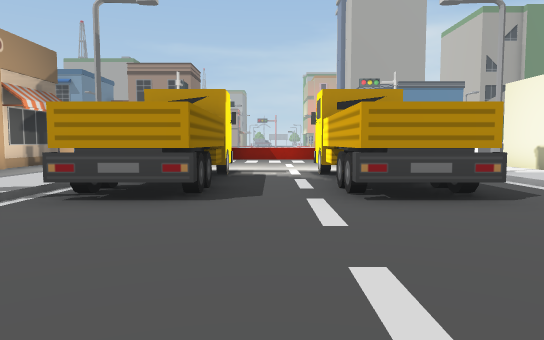
View 1 (above)

24 first-person views from a walk through a scene from a Unity 3-D project. The camera is 1.3 m above the floor, tilts 4° down and sees 70° across. The floor is counted in squares, 2 m on a side. Each view is taken from the middle of a square. On the plan, view 1 faces up. The plan holds only what a view shows up to about 11 squares ahead; the rest is blank. The place goes on beyond the plan. Some animated figures are not drawn.

View 2
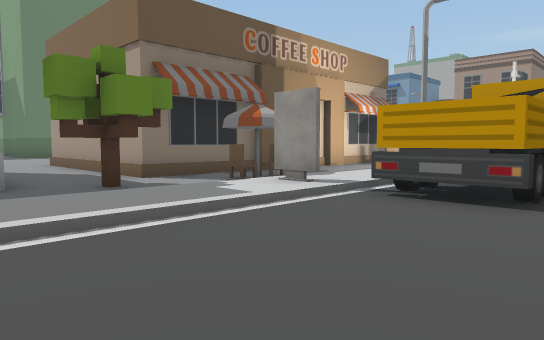

View 3
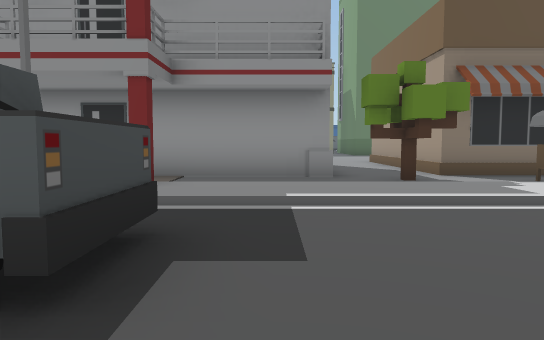

View 4
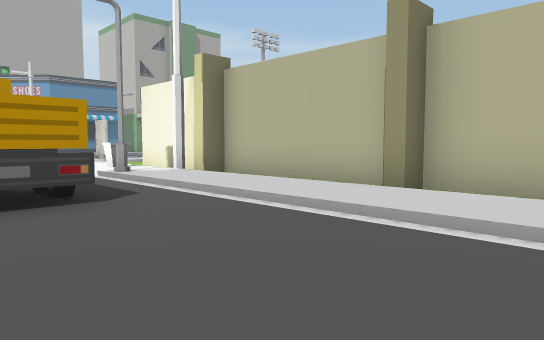

View 5
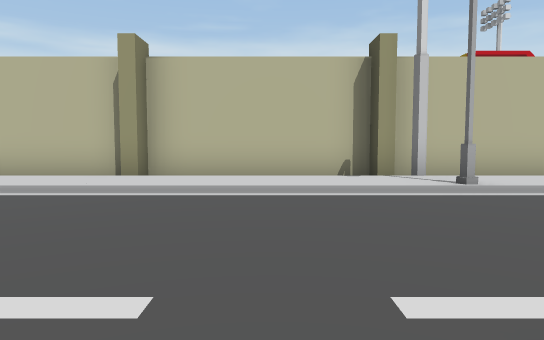

View 6
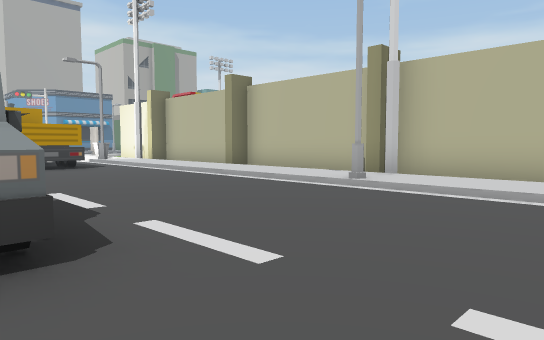

View 7
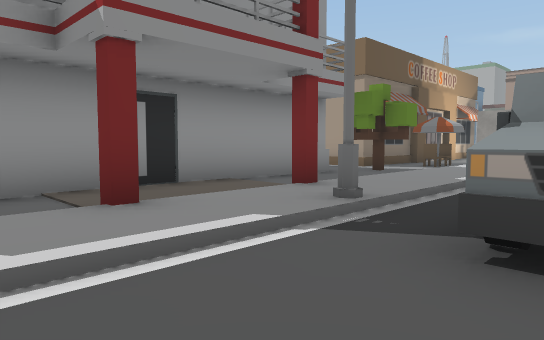

View 8
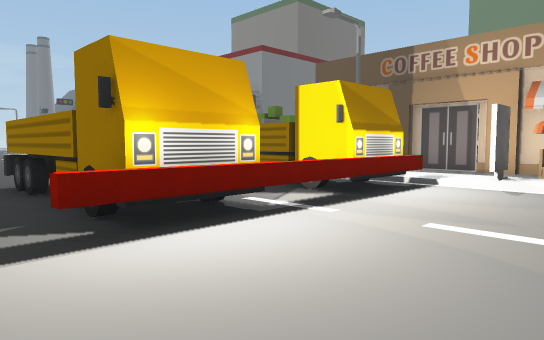

View 9
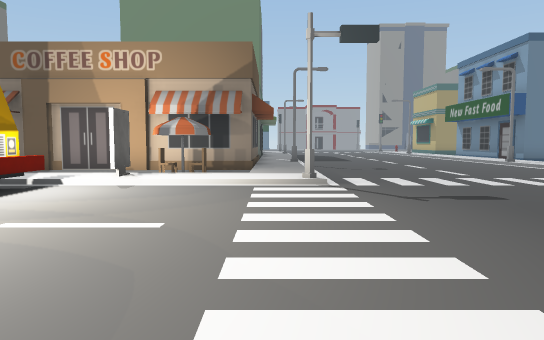

View 10
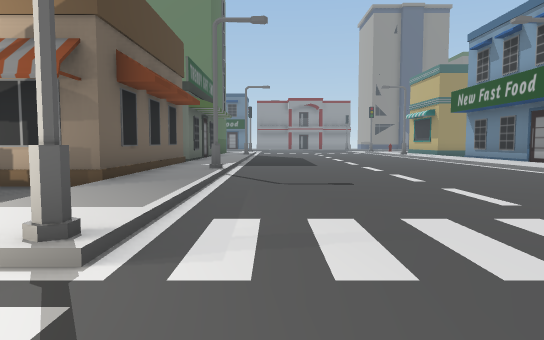

View 11
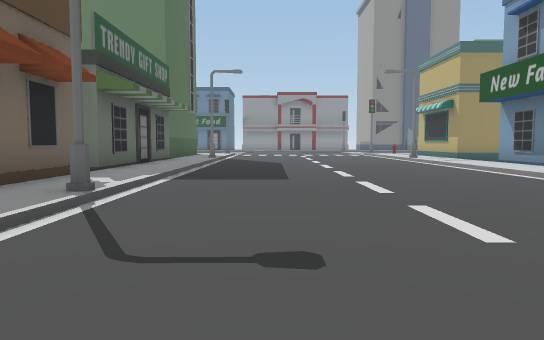

View 12
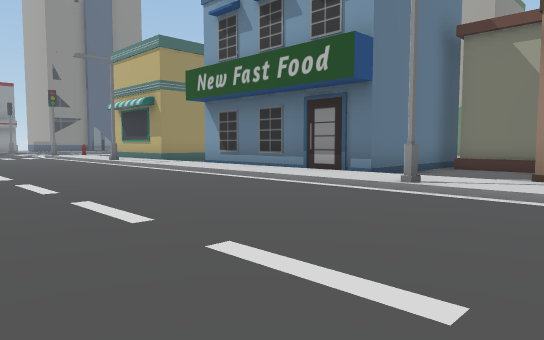

View 13
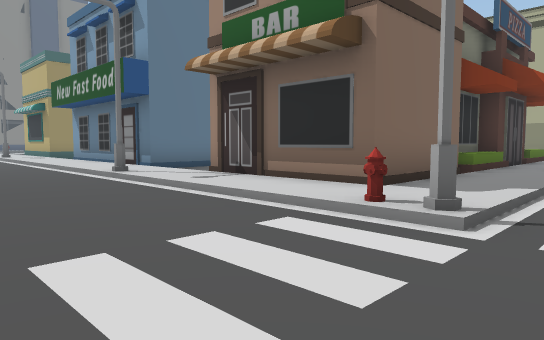

View 14
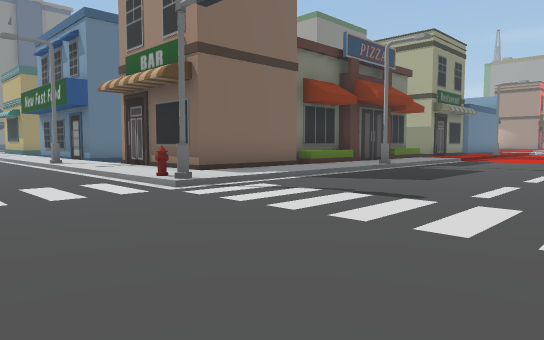

View 15
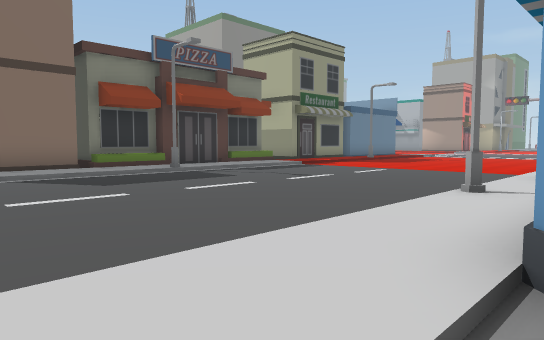

View 16
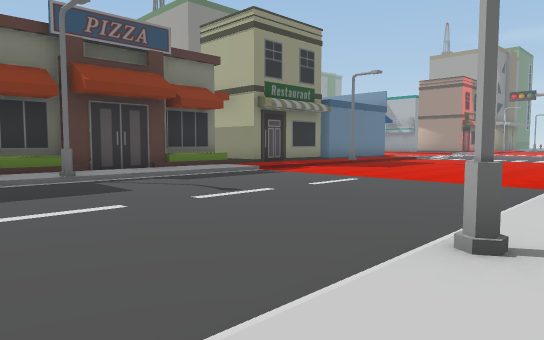

View 17
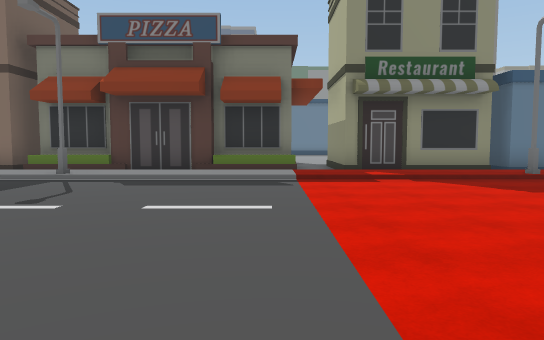

View 18
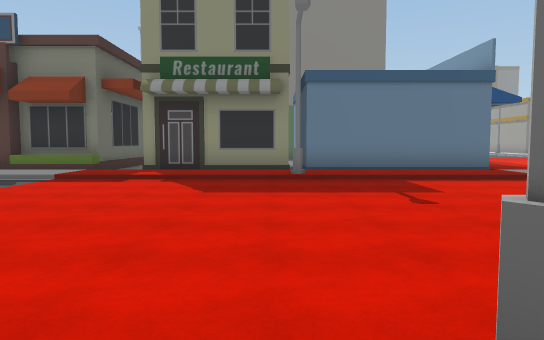

View 19
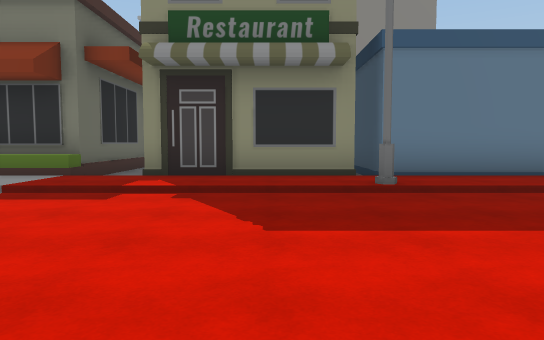

View 20
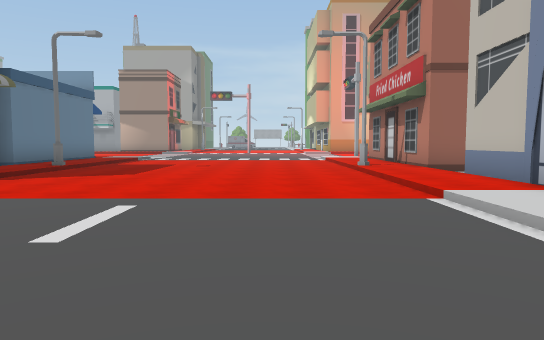

View 21
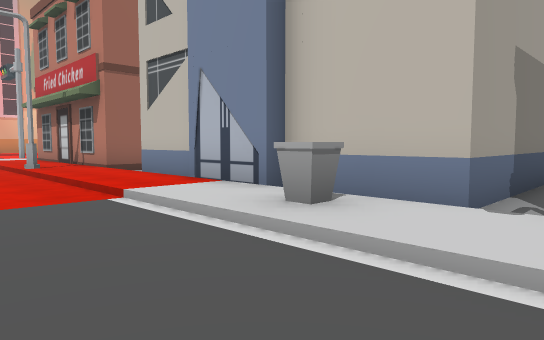

View 22
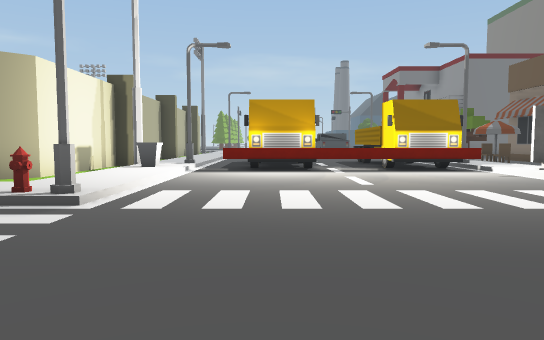

View 23
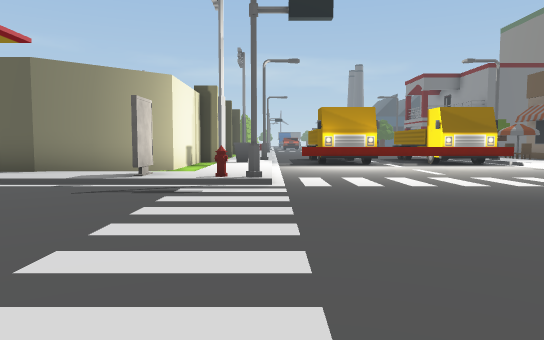

View 24
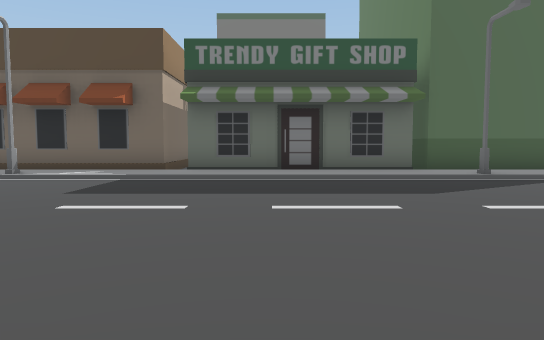

### Floor plan
Key: @ floor where view 1 was taken; # wall or solid block; . main floor; : floor 0.25 m higher than the main floor; / step, stairs or slope; ^ raised ledge; C chair; T thing the floor can be seen under or through; R truck; S streetlight; B billboard; E tree; U building; H hydrant; O other object.
Columns run from 19 left of view 1 to 7 right of it. Each row starts with its distance up from view 1.
 40               #:/....  /:#
 39               #:/....../:#
 38             ###:S......S:#
 37               U:/....../:#
 36               U:/....../:U
 35               U:/....../:U
 34              UU:/....../:U
 33            ....:/....../:U
 32           UUUUU:/....../:U
 31               U:/....../:U
 30               U:/....../OUU
 29               U:/....../:..
 28               U:S......S:
 27         U     U:/....../:
 26         UUU  UU:/....../:
 25         U..  ##:/....../:#
 24         U..  ##:/....../:#
 23    UUUUUU..####:/....../:
 22   ::::::::::::::/....../::
 21  /////////S////H/.....
 20  ..................... .
 19 .........................
 18 ..........................
 17 ..........................
 16 ...........................
 15 ...........................
 14 S/////////S/////#....../H//
 13 ::::::::::::::::/....../:B:
 12 U############..:/....../:
 11 U      #    #.C:/....../:.#
 10             #..B/....../:.#
  9             #..:TTT^TT#/O.#
  8             #..:/RR.RR./:.#
  7             #..:S R.RR.S:##
  6             #..:/RR.RR./: #
  5             #.C:/RR.RR./: #
  4        ######..B/....../: #
  3        ........:/....../:##
  2        ......EE:/....../: #
  1             #..:/....../: #
  0             #..:/..@.../: #
 -1             #..:/RR..../: #
 -2             #..#/RR..../:##
 -3             #..:SRR....S: #
 -4             #..#/.R..../: #
 -5             #..:/....../: #
 -6                :/.....

Where each view was taken, in squares from view 1:
view 1: 0 up, 0 right, facing up
view 2: 0 up, 0 right, facing up-left
view 3: 0 up, 1 right, facing left
view 4: 0 up, 1 right, facing up-right
view 5: 0 up, 1 left, facing right
view 6: 6 down, 1 left, facing up-right
view 7: 6 down, 1 left, facing up-left
view 8: 12 up, 4 right, facing down-left
view 9: 13 up, 4 right, facing left
view 10: 15 up, 1 left, facing left
view 11: 16 up, 5 left, facing left
view 12: 16 up, 7 left, facing up-left
view 13: 18 up, 2 left, facing up-left
view 14: 18 up, 2 right, facing up-left
view 15: 22 up, 6 right, facing up-left
view 16: 25 up, 5 right, facing up-left
view 17: 32 up, 5 right, facing left
view 18: 37 up, 5 right, facing left
view 19: 36 up, 2 right, facing left
view 20: 28 up, 2 right, facing up
view 21: 28 up, 2 right, facing up-right
view 22: 18 up, 2 right, facing down
view 23: 20 up, 4 right, facing down
view 24: 22 up, 15 left, facing down
